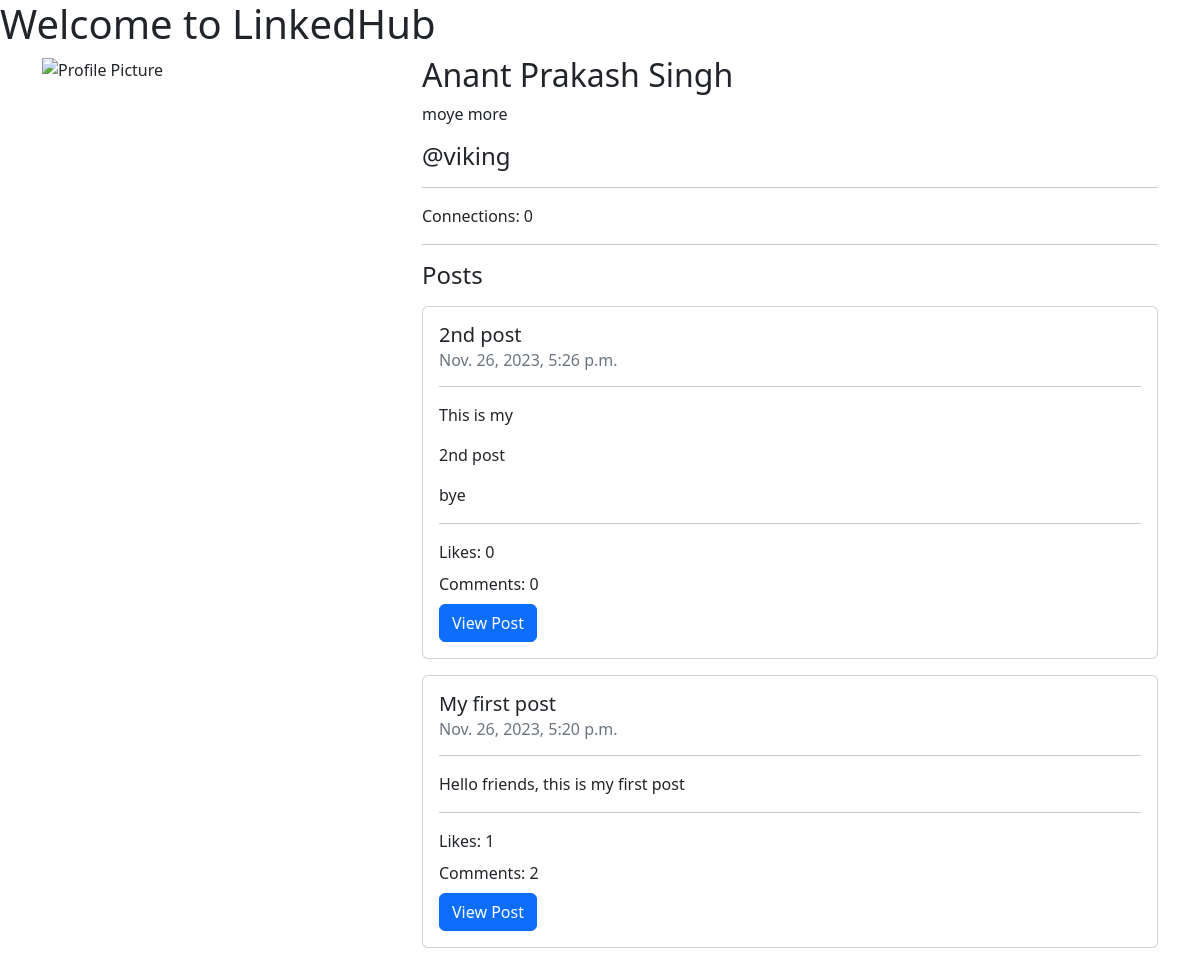
The page /viking/ on the database as committed earlier.
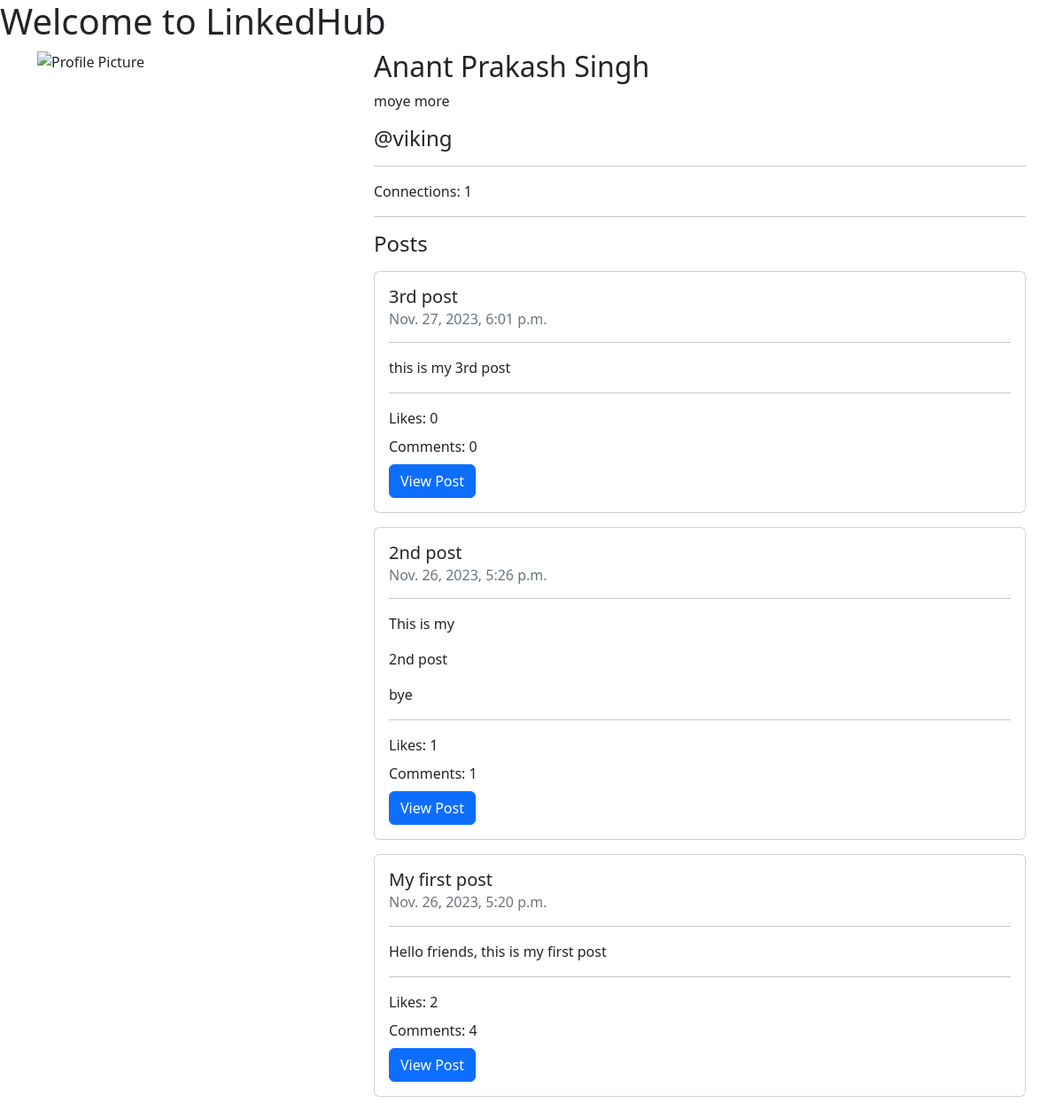
The same page on the database as committed later.
### home/models.py (models this page shows, shortened)
class UserProfile(models.Model):
    username = models.CharField(max_length=100)
    name = models.CharField(max_length=100)
    profile_pic = models.TextField(blank=True)
    bio = models.TextField(blank=True)
    organization = models.CharField(max_length=100, blank=True)

### post/models.py (models this page shows, shortened)
class Post(models.Model):
    post_id = models.AutoField(primary_key=True)
    title = models.CharField(max_length=200)
    content = models.TextField()
    author_id = models.CharField(max_length=100)
    views = models.IntegerField(default=0)
    likes = models.IntegerField(default=0)
    comments = models.IntegerField(default=0)
    timestamp = models.DateTimeField(auto_now_add=True)

### home/views.py (the view, shortened to what this page needs)
# urls.py: path('<str:username>/', views.profile, name='profile'),
def profile(request, username):
    prof = UserProfile.objects.raw(f'SELECT * FROM home_userprofile WHERE username = "{username}"')[0]
    posts = Post.objects.raw(f'SELECT * FROM post_post WHERE author_id = "{username}" ORDER BY timestamp DESC')
    connections = Connection.objects.raw(f'SELECT * FROM home_connection WHERE user1 = "{username}"')
    connections = len(connections)
    context = {
        'profile': prof,
        'posts': posts,
        'connections': connections,
    }
    return render(request, 'profile.html', context)

### templates/profile.html (shortened to what this page needs)
{% load tz %}
<!DOCTYPE html>
<html lang="en">
<head>
    <link rel="stylesheet" href="https://cdn.jsdelivr.net/npm/bootstrap@5.2.3/dist/css/bootstrap.min.css">
</head>
<body>
    <h1>Welcome to LinkedHub</h1>
    <div class="container">
        <div class="row">
            <div class="col-md-4">
                <img src="{{ profile.profile_pic }}" alt="Profile Picture" class="img-fluid">
            </div>
            <div class="col-md-8">
                <h2>{{ profile.name }}</h2>
                <p>{{ profile.bio }}</p>
                <h4>@{{ profile.username }}</h4>
                <hr>
                <p>Connections: {{ connections }}</p>
                <hr>
                <h4>Posts</h4>
                {% if posts %}
                    {% for post in posts %}
                        <div class="card my-3">
                            <div class="card-body">
                                <h5 class="card-title">{{ post.title }}</h5>
                                <h6 class="card-subtitle mb-2 text-muted">{{ post.timestamp|timezone:"Asia/Kolkata" }}</h6>
                                <hr>
                                <p class="card-text">{{ post.content|linebreaks }}</p>
                                <hr>
                                <p class="card-title">Likes: {{ post.likes }}</p>
                                <p class="card-title">Comments: {{ post.comments }}</p>
                                <a href="/post/{{ post.post_id }}" class="btn btn-primary">View Post</a>
                            </div>
                        </div>
                    {% endfor %}
                {% else %}
                    <p>No posts yet.</p>
                {% endif %}
            </div>
        </div>
    </div>
</body>
</html>

Rows that differ between the two databases and show on the page:
added Post: title "3rd post", timestamp "Nov. 27, 2023, 6:01 p.m.", content "this is my 3rd post", likes "0", comments "0"
changed Post "2nd post": likes "0" → "1"; comments "0" → "1"
changed Post "My first post": likes "1" → "2"; comments "2" → "4"
Other text that changed with them:
{{ connections }}: "0" → "1"
